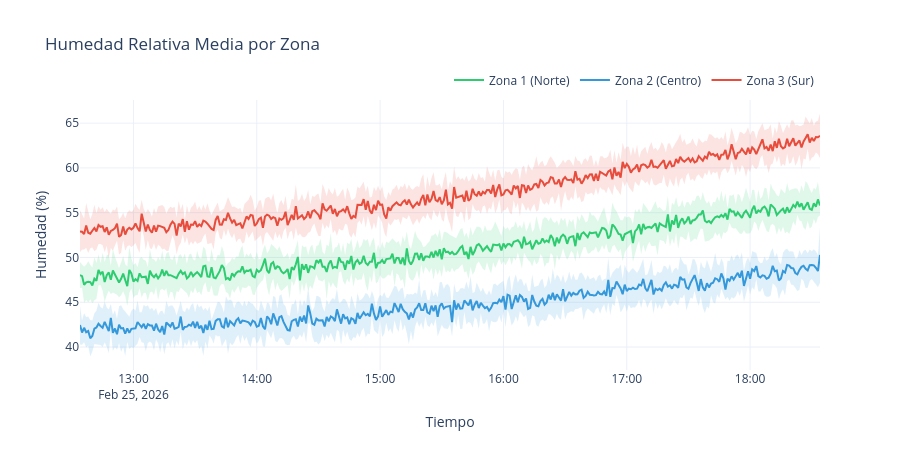

Notebook source saved alongside this figure:
### Markdown cell above
---
## Humedad por Zona

### Code cell
df_hum_zone = (
    df_temp_hum
    .set_index("timestamp")
    .groupby("zoneId")
    .resample("1min")["humidity"]
    .agg(["mean", "std"])
    .reset_index()
)

fig_hum = go.Figure()

for zone_id in sorted(df_hum_zone["zoneId"].unique()):
    zone_data = df_hum_zone[df_hum_zone["zoneId"] == zone_id]
    color = ZONE_COLORS.get(zone_id, "#95a5a6")
    name = ZONE_NAMES.get(zone_id, zone_id)

    fig_hum.add_trace(go.Scatter(
        x=pd.concat([zone_data["timestamp"], zone_data["timestamp"][::-1]]),
        y=pd.concat([zone_data["mean"] + zone_data["std"], (zone_data["mean"] - zone_data["std"])[::-1]]),
        fill="toself",
        fillcolor=f"rgba({int(color[1:3], 16)}, {int(color[3:5], 16)}, {int(color[5:7], 16)}, 0.15)",
        line=dict(color="rgba(0,0,0,0)"),
        showlegend=False,
        hoverinfo="skip",
    ))
    fig_hum.add_trace(go.Scatter(
        x=zone_data["timestamp"],
        y=zone_data["mean"],
        mode="lines",
        name=name,
        line=dict(color=color, width=2),
        hovertemplate="%{y:.1f}%<br>%{x}<extra>" + name + "</extra>",
    ))

fig_hum.update_layout(
    title="Humedad Relativa Media por Zona",
    xaxis_title="Tiempo",
    yaxis_title="Humedad (%)",
    template="plotly_white",
    height=450,
    hovermode="x unified",
    legend=dict(orientation="h", yanchor="bottom", y=1.02, xanchor="right", x=1),
)
fig_hum.show()

### Figure 1 — Plotly figure (JSON) as saved in the notebook; plotly's stock layout.template omitted (floating-point values rounded to 4 significant figures; data arrays with more than 128 entries replaced by an {"elided": "..."} marker saying what was removed)
{"data": [{"fill": "toself", "fillcolor": "rgba(46, 204, 113, 0.15)", "hoverinfo": "skip", "line": {"color": "rgba(0,0,0,0)"}, "showlegend": false, "type": "scatter", "x": {"elided": "722 str values"}, "y": {"elided": "722 float values"}}, {"hovertemplate": "%{y:.1f}%<br>%{x}<extra>Zona 1 (Norte)</extra>", "line": {"color": "#2ecc71", "width": 2}, "mode": "lines", "name": "Zona 1 (Norte)", "type": "scatter", "x": {"elided": "361 str values"}, "y": {"elided": "361 float values"}}, {"fill": "toself", "fillcolor": "rgba(52, 152, 219, 0.15)", "hoverinfo": "skip", "line": {"color": "rgba(0,0,0,0)"}, "showlegend": false, "type": "scatter", "x": {"elided": "722 str values"}, "y": {"elided": "722 float values"}}, {"hovertemplate": "%{y:.1f}%<br>%{x}<extra>Zona 2 (Centro)</extra>", "line": {"color": "#3498db", "width": 2}, "mode": "lines", "name": "Zona 2 (Centro)", "type": "scatter", "x": {"elided": "361 str values"}, "y": {"elided": "361 float values"}}, {"fill": "toself", "fillcolor": "rgba(231, 76, 60, 0.15)", "hoverinfo": "skip", "line": {"color": "rgba(0,0,0,0)"}, "showlegend": false, "type": "scatter", "x": {"elided": "722 str values"}, "y": {"elided": "722 float values"}}, {"hovertemplate": "%{y:.1f}%<br>%{x}<extra>Zona 3 (Sur)</extra>", "line": {"color": "#e74c3c", "width": 2}, "mode": "lines", "name": "Zona 3 (Sur)", "type": "scatter", "x": {"elided": "361 str values"}, "y": {"elided": "361 float values"}}], "layout": {"height": 450, "hovermode": "x unified", "legend": {"orientation": "h", "x": 1, "xanchor": "right", "y": 1.02, "yanchor": "bottom"}, "title": {"text": "Humedad Relativa Media por Zona"}, "xaxis": {"title": {"text": "Tiempo"}}, "yaxis": {"title": {"text": "Humedad (%)"}}}}
